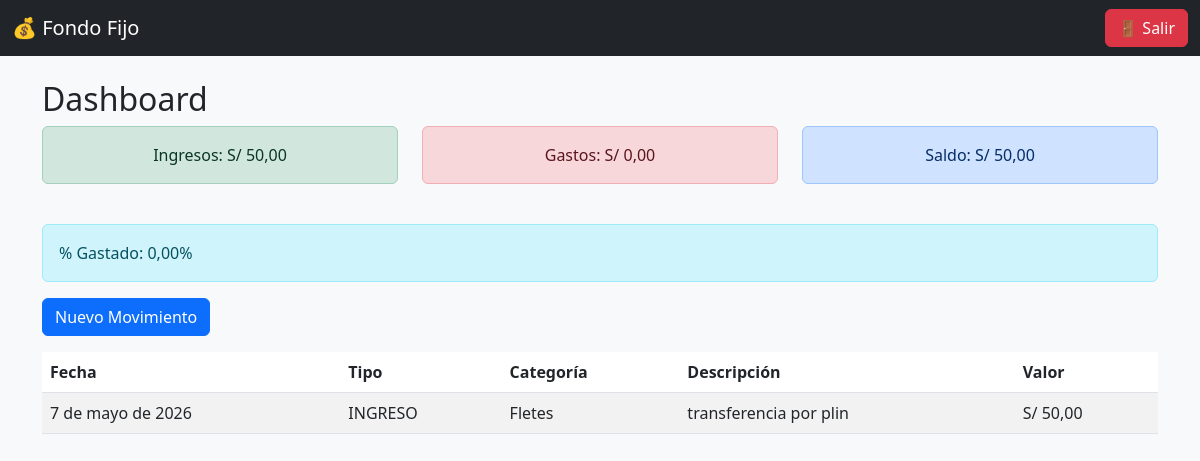
The app's page / (signed in), older data.
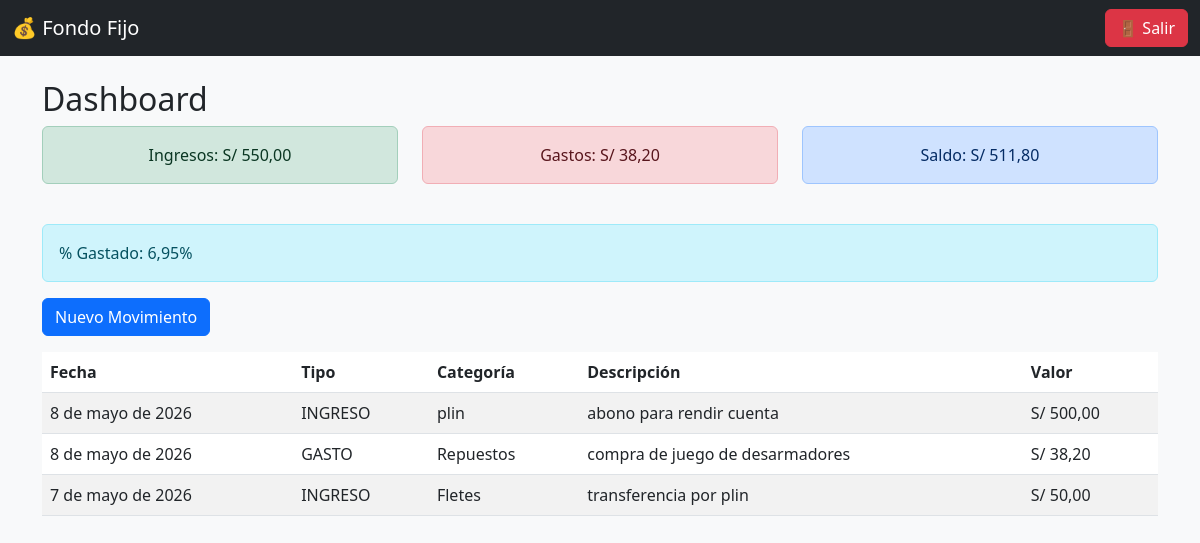
The same page, newer data.
### fondo/models.py (models this page shows, shortened)
class Movimiento(models.Model):
    TIPO = [
        ('INGRESO', 'Ingreso'),
        ('GASTO', 'Gasto'),
    ]
    usuario = models.ForeignKey(User, on_delete=models.CASCADE)
    tipo = models.CharField(max_length=10, choices=TIPO)
    categoria = models.ForeignKey(
        Categoria,
        on_delete=models.SET_NULL,
        null=True
    )
    descripcion = models.TextField()
    valor = models.DecimalField(
        max_digits=10,
        decimal_places=2
    )
    fecha = models.DateField()
    creado = models.DateTimeField(auto_now_add=True)

class Categoria(models.Model):
    nombre = models.CharField(max_length=100)
    def __str__(self):
        return self.nombre

### fondo/views.py (the view, shortened to what this page needs)
@login_required
def dashboard(request):
    movimientos = Movimiento.objects.filter(
        usuario=request.user
    ).order_by('-fecha')
    ingresos = movimientos.filter(
        tipo='INGRESO'
    ).aggregate(Sum('valor'))['valor__sum'] or 0
    gastos = movimientos.filter(
        tipo='GASTO'
    ).aggregate(Sum('valor'))['valor__sum'] or 0
    saldo = ingresos - gastos
    porcentaje_gasto = (
        (gastos / ingresos) * 100
        if ingresos > 0 else 0
    )
    hoy = datetime.date.today()
    alertas = Alerta.objects.filter(
        usuario=request.user
    )
    context = {
        'movimientos': movimientos,
        'ingresos': ingresos,
        'gastos': gastos,
        'saldo': saldo,
        'porcentaje_gasto': porcentaje_gasto,
    }
    return render(
        request,
        'dashboard.html',
        context
    )

### fondo/templates/dashboard.html
{% extends 'base.html' %}
{% block content %}
<h2>Dashboard</h2>
<div class="row text-center mb-4">
    <div class="col-md-4">
        <div class="alert alert-success">
            Ingresos: S/ {{ ingresos|floatformat:2 }}
        </div>
    </div>
    <div class="col-md-4">
        <div class="alert alert-danger">
            Gastos: S/ {{ gastos|floatformat:2 }}
        </div>
    </div>
    <div class="col-md-4">
        <div class="alert alert-primary">
            Saldo: S/ {{ saldo|floatformat:2 }}
        </div>
    </div>
</div>
<div class="alert alert-info">
    % Gastado:
    {{ porcentaje_gasto|floatformat:2 }}%
</div>
<a href="{% url 'movimientos' %}" class="btn btn-primary mb-3">
    Nuevo Movimiento
</a>
<table class="table table-striped">
    <thead>
        <tr>
            <th>Fecha</th>
            <th>Tipo</th>
            <th>Categoría</th>
            <th>Descripción</th>
            <th>Valor</th>
        </tr>
    </thead>
    <tbody>
        {% for m in movimientos %}
        <tr>
            <td>{{ m.fecha }}</td>
            <td>{{ m.tipo }}</td>
            <td>{{ m.categoria }}</td>
            <td>{{ m.descripcion }}</td>
            <td>S/ {{ m.valor|floatformat:2 }}</td>
        </tr>
        {% endfor %}
    </tbody>
</table>
{% endblock %}

Row changes from the older to the newer data that the page shows:
added Movimiento: fecha "8 de mayo de 2026", tipo "INGRESO", categoria "plin", descripcion "abono para rendir cuenta", valor "500,00"
added Movimiento: fecha "8 de mayo de 2026", tipo "GASTO", categoria "Repuestos", descripcion "compra de juego de desarmadores", valor "38,20"
Text that changed along with them:
{{ ingresos|floatformat:2 }}: "50,00" → "550,00"
{{ gastos|floatformat:2 }}: "0,00" → "38,20"
{{ saldo|floatformat:2 }}: "50,00" → "511,80"
{{ porcentaje_gasto|floatformat:2 }}: "0,00" → "6,95"
